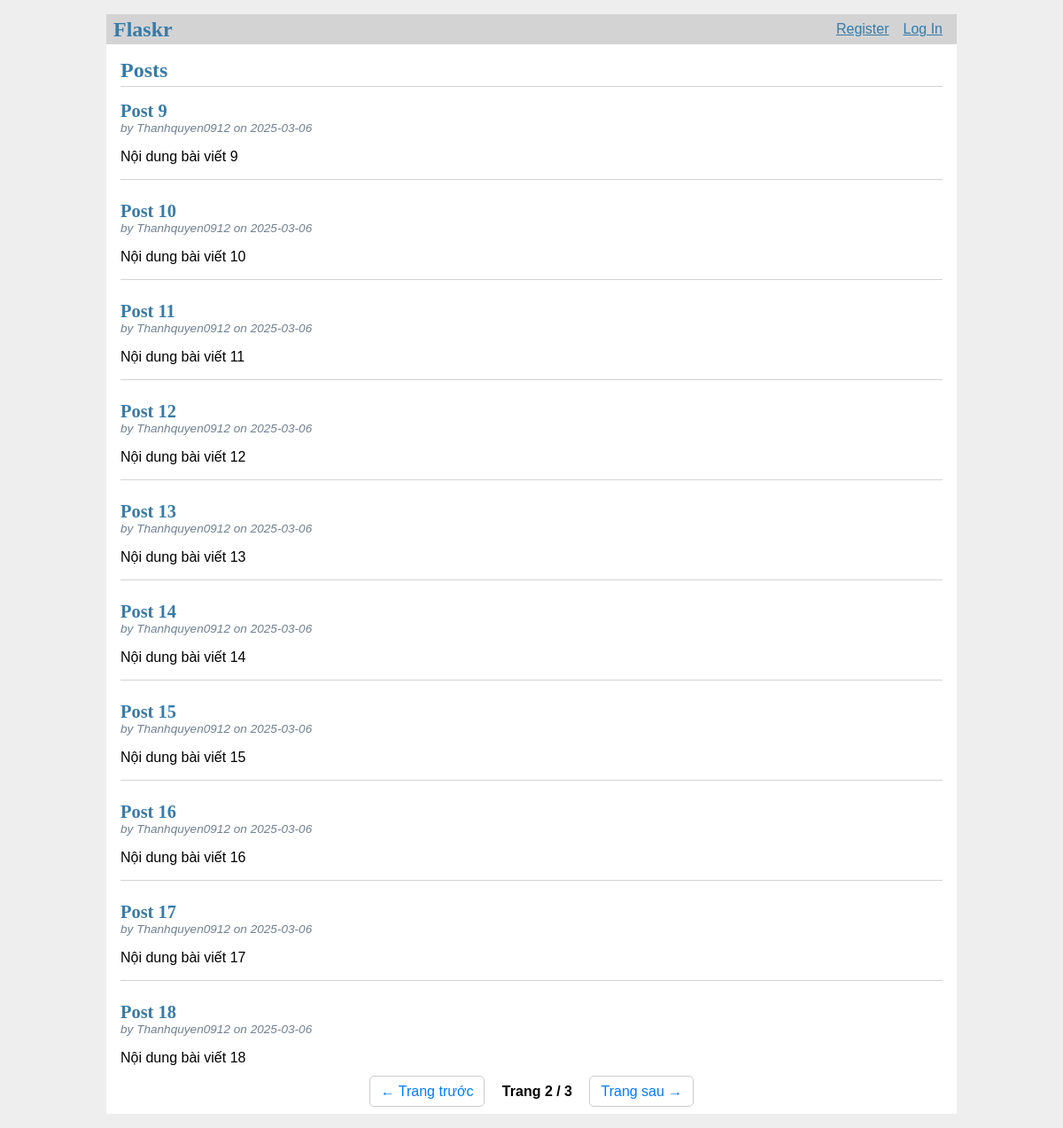
Screenshot of /?page=2 with the database file from the repository.
### tables this page shows
CREATE TABLE post (
  id INTEGER PRIMARY KEY AUTOINCREMENT,
  author_id INTEGER NOT NULL,
  created TIMESTAMP NOT NULL DEFAULT CURRENT_TIMESTAMP,
  title TEXT NOT NULL,
  body TEXT NOT NULL,
  FOREIGN KEY (author_id) REFERENCES user (id)
);

CREATE TABLE user (
  id INTEGER PRIMARY KEY AUTOINCREMENT,
  username TEXT UNIQUE NOT NULL,
  password TEXT NOT NULL,
  is_blocked INTEGER DEFAULT 0
);

### flaskr/blog.py (the view)
@bp.route('/')
def index():
    db = get_db()
    page = request.args.get('page', 1, type=int)  # Lấy số trang từ URL (mặc định là 1)
    per_page = 10  # Số bài viết mỗi trang
    offset = (page - 1) * per_page  # Tính vị trí bắt đầu của bài viết
    posts = db.execute(
        '''SELECT p.id, title, body, created, author_id, username
           FROM post p JOIN user u ON p.author_id = u.id
           ORDER BY created DESC
           LIMIT ? OFFSET ?''',
        (per_page, offset)
    ).fetchall()
    total_posts = db.execute('SELECT COUNT(id) FROM post').fetchone()[0]
    total_pages = (total_posts + per_page - 1) // per_page  # Tính tổng số trang
    return render_template('blog/index.html', posts=posts, page=page, total_pages=total_pages)

### flaskr/auth.py (called while the page is built)
@bp.before_app_request
def load_logged_in_user():
    user_id = session.get('user_id')
    if user_id is None:
        g.user = None
    else:
        g.user = get_db().execute(
            'SELECT * FROM user WHERE id = ?', (user_id,)
        ).fetchone()

### flaskr/db.py (called while the page is built)
def get_db():
    if 'db' not in g:
        g.db = sqlite3.connect(
            current_app.config['DATABASE'],
            detect_types=sqlite3.PARSE_DECLTYPES
        )
        g.db.row_factory = sqlite3.Row
    return g.db

### flaskr/templates/blog/index.html (shortened to what this page needs)
{% extends 'base.html' %}
{% block header %}
  <h1>{% block title %}Posts{% endblock %}</h1>
{% endblock %}
{% block content %}
  {% for post in posts %}
    <article class="post">
      <header>
        <div>
          <h1>{{ post['title'] }}</h1>
          <div class="about">by {{ post['username'] }} on {{ post['created'].strftime('%Y-%m-%d') }}</div>
        </div>
      </header>
      <p class="body">{{ post['body'] }}</p>
    </article>
    {% if not loop.last %}
      <hr>
    {% endif %}
  {% endfor %}
  <div class="pagination">
    {% if page > 1 %}
      <a href="{{ url_for('blog.index', page=page-1) }}">← Trang trước</a>
    {% endif %}
    <span>Trang {{ page }} / {{ total_pages }}</span>
    {% if page < total_pages %}
      <a href="{{ url_for('blog.index', page=page+1) }}">Trang sau →</a>
    {% endif %}
  </div>
{% endblock %}

### flaskr/static/style.css (style rules this page uses)
h1 { font-family: serif; color: #377ba8; margin: 1rem 0; }
a { color: #377ba8; }
hr { border: none; border-top: 1px solid lightgray; }
.content > header h1 { flex: auto; margin: 1rem 0 0.25rem 0; }
.post > header { display: flex; align-items: flex-end; font-size: 0.85em; }
.post > header > div:first-of-type { flex: auto; }
.post > header h1 { font-size: 1.5em; margin-bottom: 0; }
.post .about { color: slategray; font-style: italic; }
.post .body { white-space: pre-line; }
.pagination { text-align: center; margin-top: 20px; }
.pagination a { text-decoration: none; padding: 8px 12px; border: 1px solid #ccc; color: #007BFF; margin: 0 5px; border-radius: 5px; }
.pagination span { font-weight: bold; margin: 0 10px; }

### rows the page displays
post: title "Post 9", username "Thanhquyen0912", created "2025-03-06", body "Nội dung bài viết 9"
post: title "Post 10", username "Thanhquyen0912", created "2025-03-06", body "Nội dung bài viết 10"
post: title "Post 11", username "Thanhquyen0912", created "2025-03-06", body "Nội dung bài viết 11"
post: title "Post 12", username "Thanhquyen0912", created "2025-03-06", body "Nội dung bài viết 12"
post: title "Post 13", username "Thanhquyen0912", created "2025-03-06", body "Nội dung bài viết 13"
post: title "Post 14", username "Thanhquyen0912", created "2025-03-06", body "Nội dung bài viết 14"
post: title "Post 15", username "Thanhquyen0912", created "2025-03-06", body "Nội dung bài viết 15"
post: title "Post 16", username "Thanhquyen0912", created "2025-03-06", body "Nội dung bài viết 16"
post: title "Post 17", username "Thanhquyen0912", created "2025-03-06", body "Nội dung bài viết 17"
post: title "Post 18", username "Thanhquyen0912", created "2025-03-06", body "Nội dung bài viết 18"

### other values shown
{{ page }} "2"
{{ total_pages }} "3"
